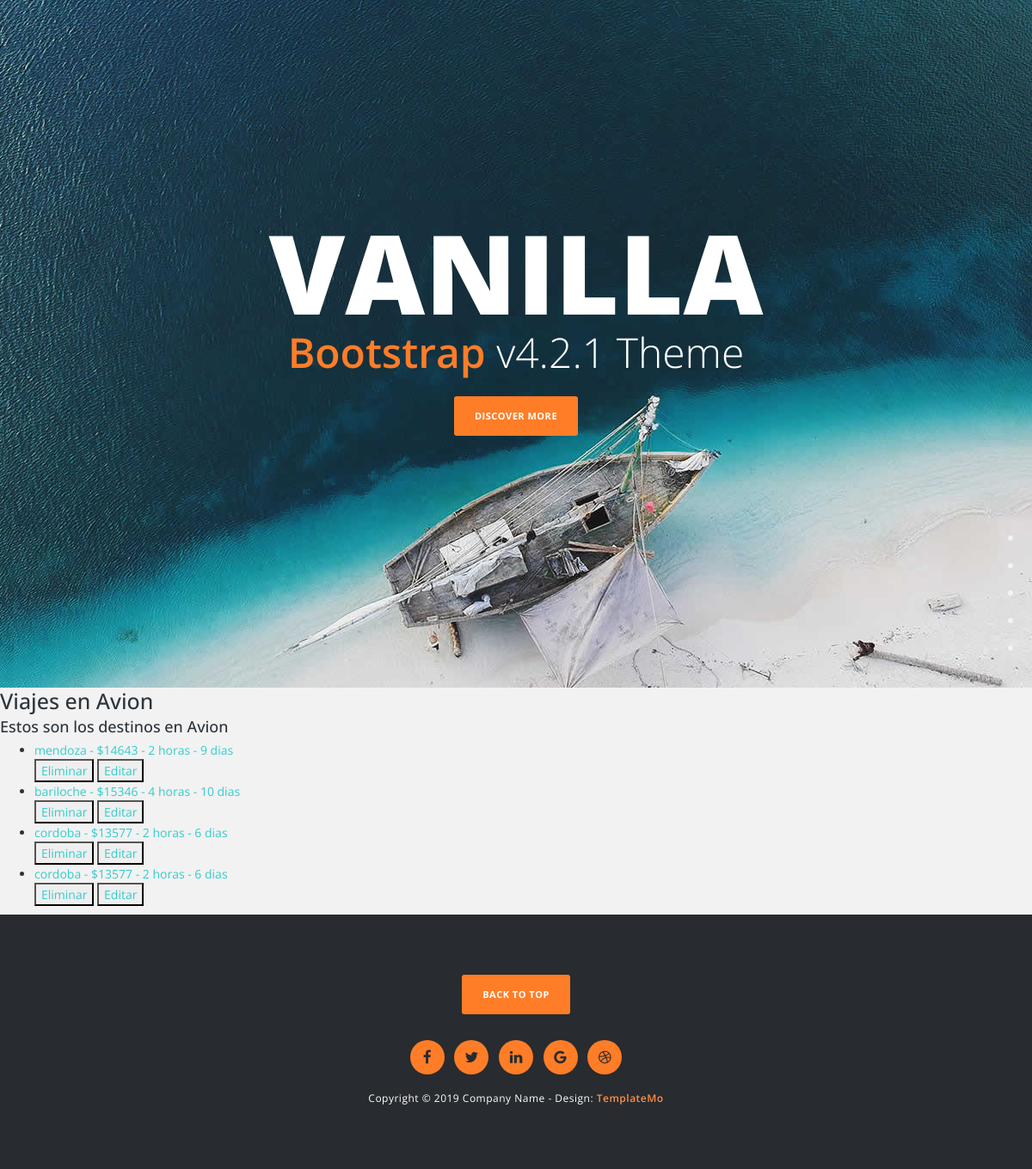
Page /viajes/listaAvion/ on the earlier database version.
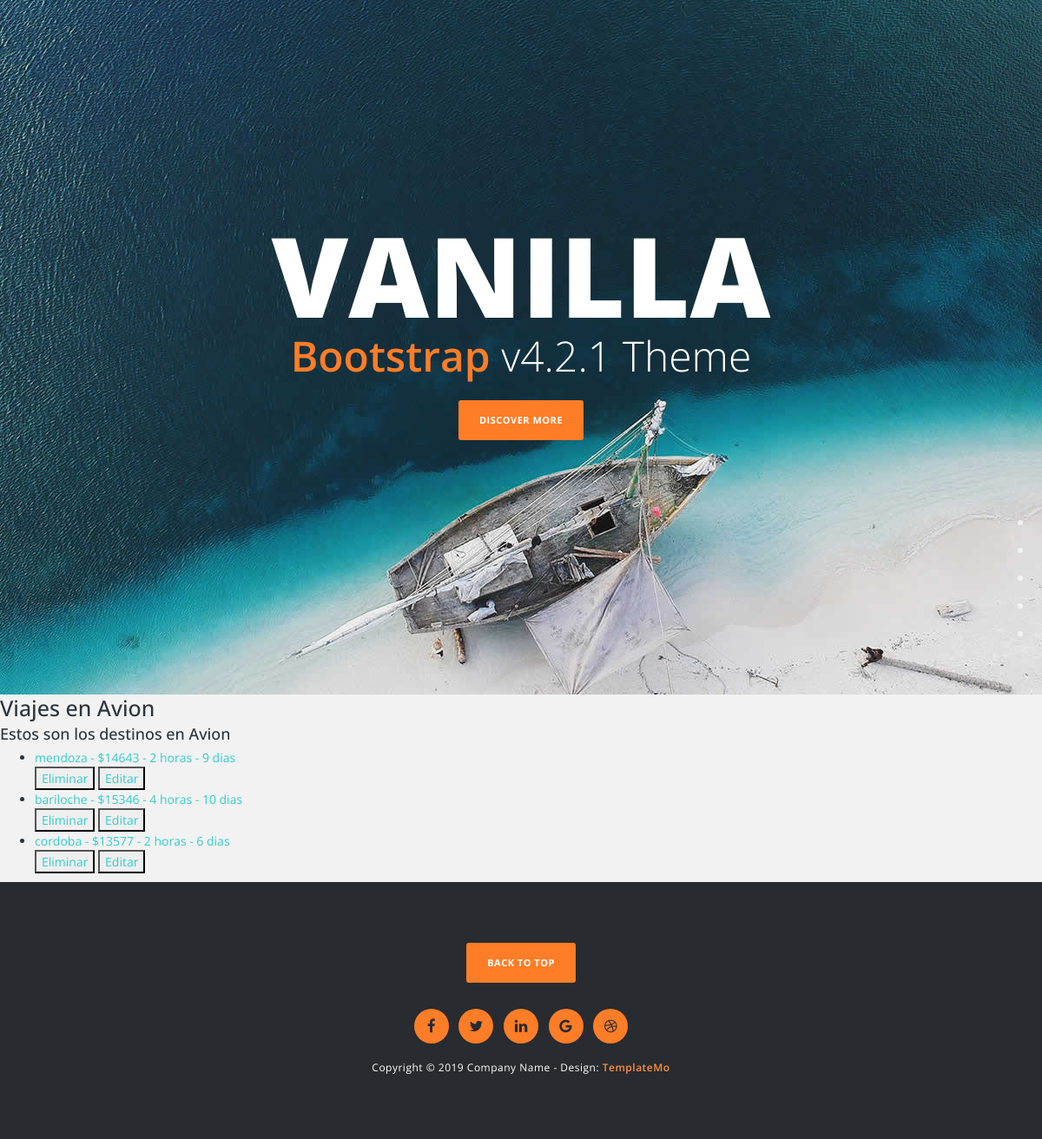
Same page on the later database version.
### Appviajes/models.py (models this page shows)
class Avion(models.Model):
    lugar_de_viaje = models.CharField(max_length=50)
    precio = models.IntegerField()
    hora_vuelo= models.IntegerField()
    estadia = models.IntegerField()
    def __str__(self) -> str:
        return f"{self.lugar_de_viaje} - ${self.precio} - {self.hora_vuelo} horas - {self.estadia} dias"

### Appviajes/views.py (the view)
# urls.py: path('listaAvion/', AvionList.as_view(), name="ListaAviones"),
class AvionList(ListView):
    model = Avion
    template_name = 'avion_list.html'
    context_object_name = "Aviones"

### Appviajes/template/avion_list.html
{% extends 'padre.html' %}
{% load static %}
{% block contenidoQueCambia %}
<h1>Viajes en Avion </h1>
<h4>Estos son los destinos en Avion</h4>
    <ul>
        {% for avion in Aviones %}
            <li>
                <a href="{% url 'DetalleAvion' avion.id %}">
                    {{avion}}
                </a>
            </li>
            <div>
                <button>
                    <a href="{% url 'EliminaAviones' avion.id %}">Eliminar</a>
                </button>
                <button>
                    <a href="{% url 'ActualizaAviones' avion.id %}">Editar</a>
                </button>
            </div>
        {% endfor %}
    </ul>
{% endblock contenidoQueCambia %}

Differences in the rows shown:
removed Avion: lugar_de_viaje+precio+hora_vuelo "cordoba - $13577 - 2 horas - 6 dias"
